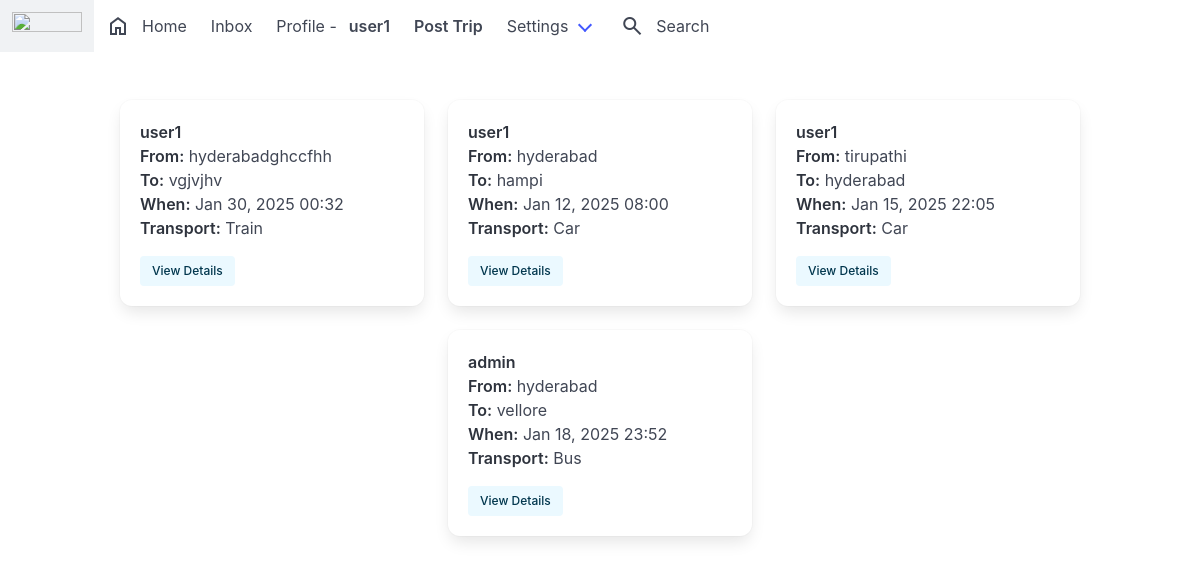
The app's page /post/tag/chill (signed in) with its own data.
### post/models.py (models this page shows, shortened)
class Post(models.Model):
    id = models.UUIDField(primary_key=True, default=uuid.uuid4, editable=False)
    leaving_from = models.TextField(max_length=100, verbose_name='Leaving_from')
    going_to = models.TextField(max_length=100, verbose_name='Going_to')
    date_time = models.DateTimeField(verbose_name='Date_Time')
    transport_mode = models.TextField(max_length=50, verbose_name='Transport_mode')
    content = models.TextField(max_length=1500, verbose_name='content')
    tags = models.ManyToManyField(Tag, related_name='tags')
    posted = models.DateTimeField(auto_now_add=True)
    user = models.ForeignKey(User, on_delete=models.CASCADE)
    def get_absolute_url(self):
        return reverse('postdetails', args=[str(self.id)])

### post/views.py (the view)
# urls.py: path('tag/<slug:tag_slug>', tags, name='tags'),
@login_required
def tags(request, tag_slug):
    tag = get_object_or_404(Tag, slug=tag_slug)
    posts = Post.objects.filter(tags=tag).order_by('-posted')
    context = {
        'tag': tag,
        'posts': posts,
    }
    return render(request, 'tag.html', context)

### direct/views.py (called while the page is built)
def checkDirects(request):
    if request.user.is_authenticated:
        directs_count = Message.objects.filter(user=request.user, is_read=False).count()
        return {'directs_count': directs_count}
    return {'directs_count': 0}

### everythingvit/templates/tag.html (shortened to what this page needs)
{% extends 'base.html' %}
{% load static %}
{% block content %}
<div class="columns is-mobile is-multiline is-centered">
  {% for post in posts %}
    <div class="column is-one-third">
      <div class="box">
        <article class="media">
          <div class="media-content">
            <div class="content">
              <p>
                <strong>{{ post.user.username }}</strong>
                <br>
                <strong>From:</strong> {{ post.leaving_from }}
                <br>
                <strong>To:</strong> {{ post.going_to }}
                <br>
                <strong>When:</strong> {{ post.date_time|date:"M d, Y H:i" }}
                <br>
                <strong>Transport:</strong> {{ post.transport_mode|title }}
              </p>
              <a href="{{ post.get_absolute_url }}" class="button is-info is-light is-small">View Details</a>
            </div>
          </div>
        </article>
      </div>
    </div>
  {% endfor %}
</div>
{% endblock %}

### everythingvit/templates/base.html (shortened to what this page needs)
{% load static %}
<!DOCTYPE html>
<html>
  <head>
    <link rel="stylesheet" type="text/css" href="{% static 'css/bulma.min.css' %}">
  </head>
  <body>
    <nav class="navbar" role="navigation" aria-label="main navigation">
  <div class="navbar-brand">
    <a class="navbar-item" type="text/css" href="{% static 'https://bulma.io' %}">
      <img src="../static/img/logo.jpg" width="70" height="70" >
    </a>
  </div>
  <div id="navbarBasicExample" class="navbar-menu">
    <div class="navbar-start">
      <a href="{% url 'index' %}" class="navbar-item">
        <span class="material-symbols-outlined">home</span>
        Home
      </a>
      <a href="{% url 'inbox' %}" class="navbar-item">
        Inbox
      </a>
      <a href="{% url 'profile' request.user %}" class="navbar-item">
        Profile - <strong>{{ request.user }}</strong>
      </a>
      <a  href="{% url 'newpost' %}" class="navbar-item">
        <strong>Post Trip</strong>
      </a>
      <div class="navbar-item has-dropdown is-hoverable">
        <a class="navbar-link">
          Settings
        </a>
      </div>
      <a href="{% url 'search' %}" class="navbar-item">
        <span class="material-symbols-outlined">search</span>
        Search
    </a>
    </div>
  </div>
</nav>
  <section class="section">
    <div class="container">
      {% block content %}
      {% endblock %}
    </div>
  </section>
  </body>
</html>

### records on screen
Post: user.username "user1", leaving_from "hyderabadghccfhh", going_to "vgjvjhv", date_time "Jan 30, 2025 00:32", transport_mode "Train"
Post: user.username "user1", leaving_from "hyderabad", going_to "hampi", date_time "Jan 12, 2025 08:00", transport_mode "Car"
Post: user.username "user1", leaving_from "tirupathi", going_to "hyderabad", date_time "Jan 15, 2025 22:05", transport_mode "Car"
Post: user.username "admin", leaving_from "hyderabad", going_to "vellore", date_time "Jan 18, 2025 23:52", transport_mode "Bus"

### other values on screen
{{ request.user }} "user1"
